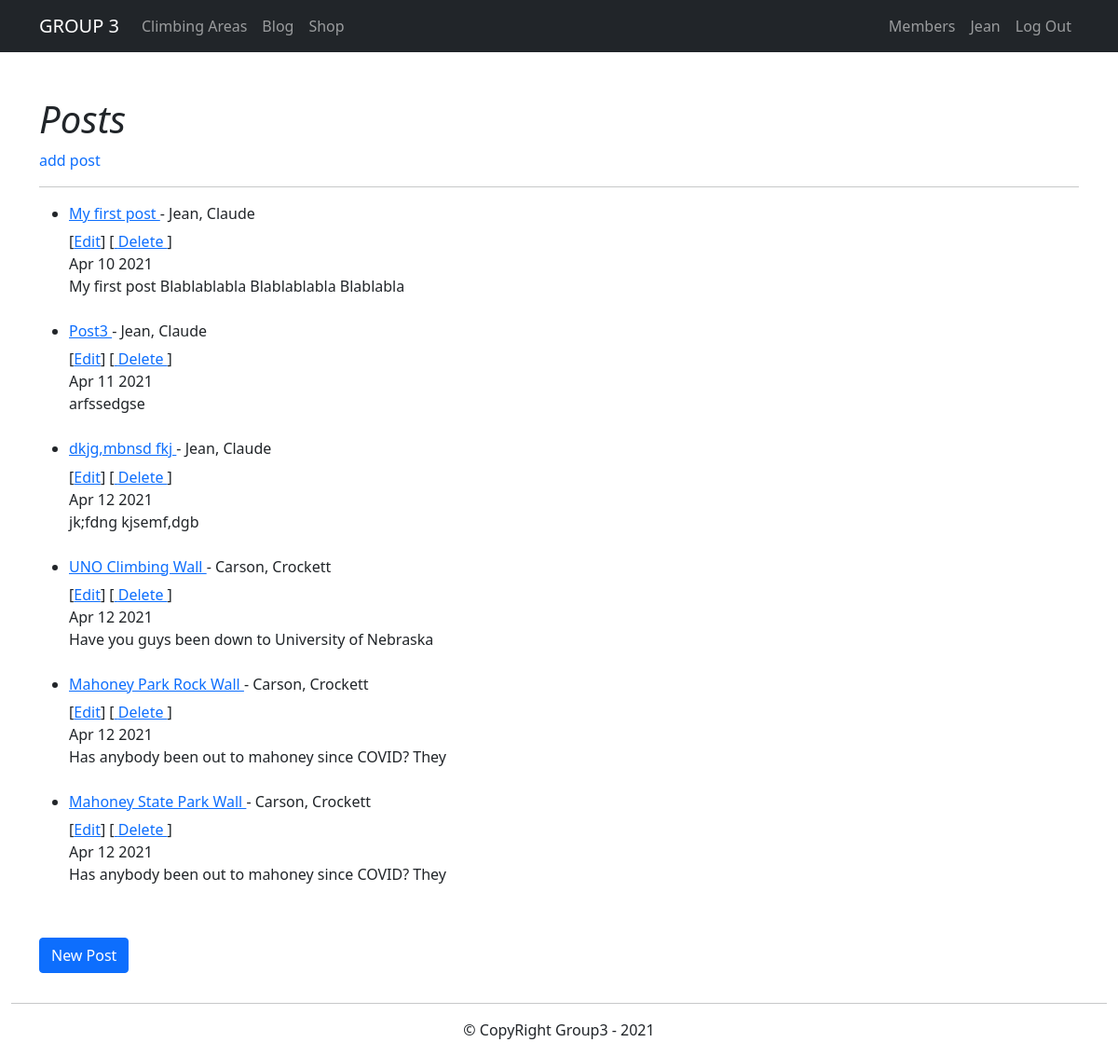
Page /blog/ (signed in) on the earlier database version.
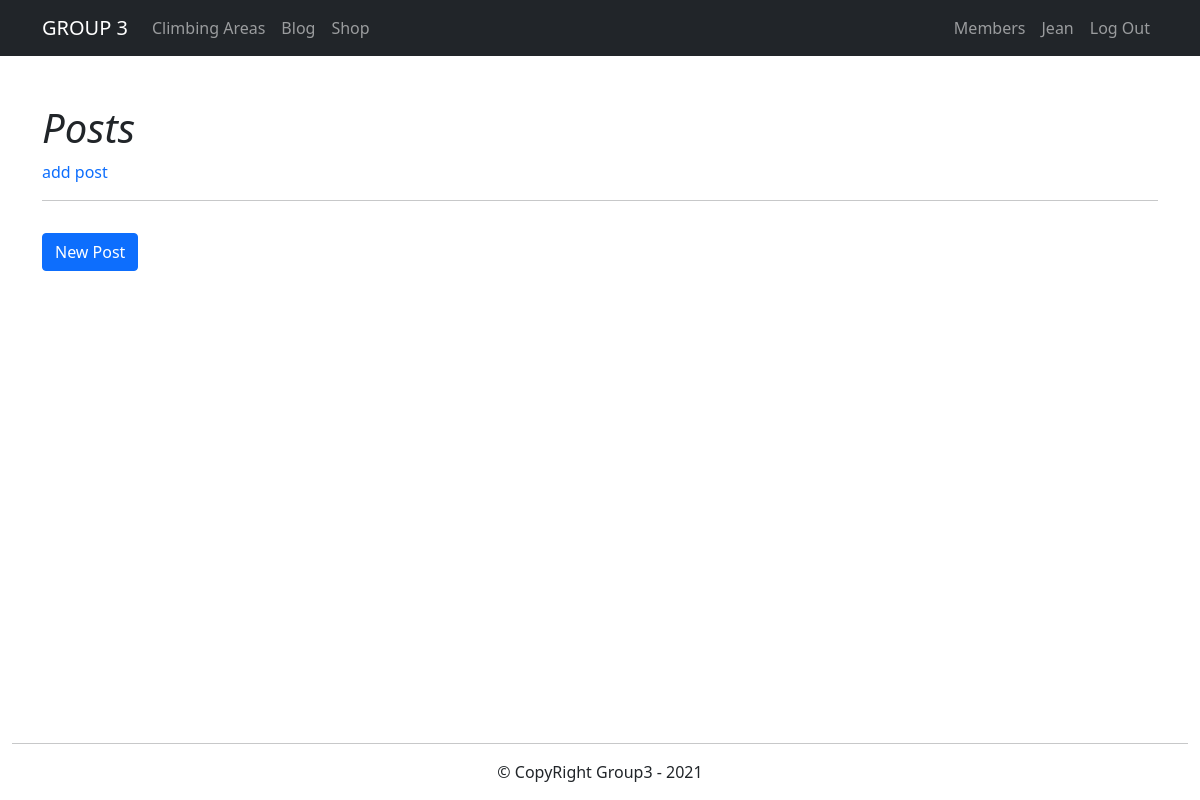
Same page on the later database version.
### blog/models.py (models this page shows, shortened)
class Blog(models.Model):
    title = models.CharField(max_length=50)
    author = models.ForeignKey(User, on_delete=models.CASCADE)
    publication_date = models.DateTimeField(default=timezone.now())
    content = models.TextField(max_length=2000)
    def summary(self):
        return self.content[:50]
    def pub_date(self):
        return self.publication_date.strftime('%b %e %Y')

### blog/views.py (the view)
# urls.py: path('blog/', views.blogs, name='blog'),
@login_required()
def blogs(request):
    post = Blog.objects.all()
    return render(request, 'blog/blog_list.html', {'post': post})

### blog/templates/blog/blog_list.html (shortened to what this page needs)
{% extends 'base.html' %}
{% block content %}
    <div class="colSM pt-lg-5 mr-auto">
        <h1 class="fw-light"><em>Posts</em></h1>
        <a href="{% url 'add_post' %}"
        style="text-decoration:none">
            add post
        </a>
        <hr>
        <ul>
            {% for posts in post %}
                <li>
                    <h6>
                        <a href="{% url 'detail' posts.id %}">
                            {{ posts.title }}
                        </a>
                        - {{ posts.author.first_name }},
                        {{ posts.author.last_name }}
                    </h6>
                    [<a href="{% url 'post_edit' pk=posts.pk %}">Edit</a>]
                    [<a href="{% url 'post_delete' pk=posts.pk %}"
                    onclick="return confirm('Are you sure you want to delete?')">
                    Delete
                    </a>]
                    <br>
                    {{ posts.pub_date }}<br>
                    {{ posts.summary }}
                </li>
                <br>
            {% endfor %}
        </ul>
    </div>
    <div class="row pt-lg-3">
        <p>
            <a href="{% url 'add_post' %}"
               class="btn btn-primary">
                New Post
            </a>
        </p>
    </div>
{% endblock %}

### blog/templates/base.html (shortened to what this page needs)
<!doctype html>
{% load static %}
<html lang="en" class="h-100">
<head>
    <link href="https://cdn.jsdelivr.net/npm/bootstrap@5.0.0-beta2/dist/css/bootstrap.min.css" rel="stylesheet"
>
</head>
<body id="bd" class="d-flex flex-column h-100">
<header>
    {% block navbar %}
        <nav class="navbar navbar-expand-lg navbar-dark bg-dark">
            <div class="container">
                <a class="navbar-brand" href="{% url 'index' %}">
                    GROUP 3
                </a>
                <div class="collapse navbar-collapse" id="navbarNavAltMarkup">
                    <div class="navbar-nav">
                        <a class="nav-item nav-link" href="{% url 'climbing_areas' %}">Climbing Areas</a>
                        <a class="nav-item nav-link" href="{% url 'blog' %}">Blog</a>
                        <a class="nav-item nav-link" href="#">Shop</a>
                    </div>
                    <div class="navbar-nav ms-auto">
                        {% if user.is_authenticated %}
                            {% if user.is_staff %}
                                <a class="nav-item nav-link" href="{% url 'user_list' %}"> Members </a>
                            {% endif %}
                            <a class="nav-item nav-link" href="{% url 'profile' %}"> {{ user.first_name }}</a>
                            <a class="nav-item nav-link" href="javascript:document.getElementById('logout').submit()">Log
                                Out</a>
                        {% else %}
                            <a class="nav-item nav-link" href="{% url 'signup' %}">Sign up</a>
                            <a class="nav-item nav-link" href="{% url 'login' %}">Login</a>
                        {% endif %}
                    </div>
                </div>
            </div>
        </nav>
    {% endblock %}
</header>
<div class="container">
    {% block content %}
    {% endblock %}
</div>
<footer class="footer mt-auto">
    <div class="container-fluid text-center">
        {% block footer %}
            <hr>
            <p>
                &copy; CopyRight Group3 -
                {% now 'Y' %}
            </p>
        {% endblock %}
    </div>
</footer>
</body>
</html>

Differences in the rows shown:
removed Blog: title "My first post", author.first_name "Jean", author.last_name "Claude", pub_date "Apr 10 2021", summary "My first post Blablablabla Blablablabla Blablabla"
removed Blog: title "Post3", author.first_name "Jean", author.last_name "Claude", pub_date "Apr 11 2021", summary "arfssedgse"
removed Blog: title "dkjg,mbnsd fkj", author.first_name "Jean", author.last_name "Claude", pub_date "Apr 12 2021", summary "jk;fdng kjsemf,dgb"
removed Blog: title "UNO Climbing Wall", author.first_name "Carson", author.last_name "Crockett", pub_date "Apr 12 2021", summary "Have you guys been down to University of Nebraska"
removed Blog: title "Mahoney Park Rock Wall", author.first_name "Carson", author.last_name "Crockett", pub_date "Apr 12 2021", summary "Has anybody been out to mahoney since COVID? They"
removed Blog: title "Mahoney State Park Wall", author.first_name "Carson", author.last_name "Crockett", pub_date "Apr 12 2021", summary "Has anybody been out to mahoney since COVID? They"
